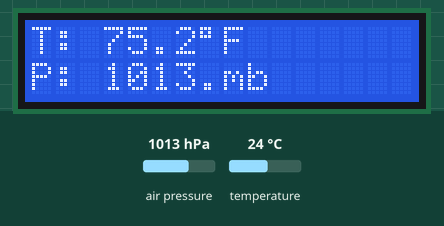
Bench run of a sketch on a simulated Arduino Uno, built with avr-gcc and run on an emulated ATmega328P. Shown: 16×2 character LCD. The inputs (shaded band) are chosen by the test bench; at power-on: air pressure 1013 hPa, temperature 24 °C.

Above: at 1.2 s.
1.3 s: air pressure set to 952 hPa
At 2.3 s:
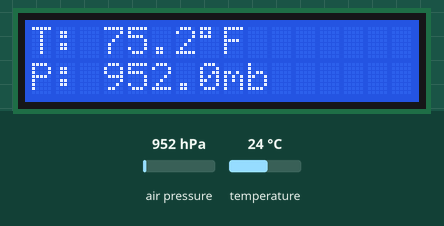
2.8 s: temperature set to 12 °C
At 4.0 s:
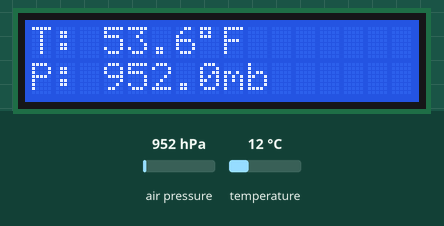
4.3 s: air pressure set to 975 hPa
At 5.2 s:
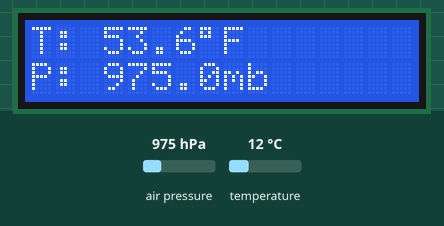
5.8 s: temperature set to 19 °C
At 6.3 s:
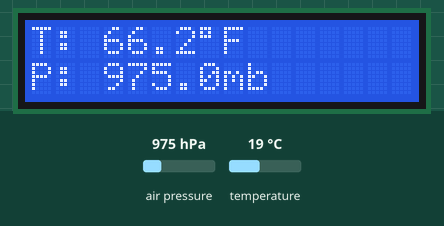
Timing chart, 0 to 8.3 s (numbered marks = the images above; inputs shaded):
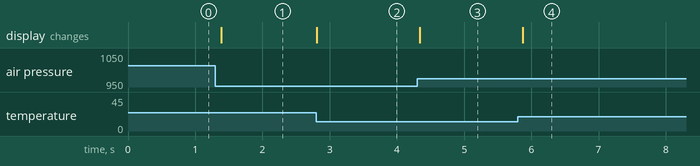

Measured:
- after the input at 1.3 s, the display: changes after 0.09 s (image 1)
- after the input at 2.8 s, the display: changes at once (image 2)
- after the input at 4.3 s, the display: changes at once (image 3)
- after the input at 5.8 s, the display: changes after 0.07 s (image 4)

The sketch:

bmp180_16x2.ino
```cpp
// (licence header left out)
#include <Wire.h>
#include <Adafruit_BMP085.h>
#include <LiquidCrystal.h>

const int rs = 12, en = 11, d4 = 5, d5 = 4, d6 = 3, d7 = 2;
LiquidCrystal lcd(rs, en, d4, d5, d6, d7);
Adafruit_BMP085 bmp;

void setup() {
  lcd.begin(16, 2);

  if (!bmp.begin()) { // Initialize the BMP180, if it fails enter endless loop after printing error to LCD
    lcd.print("Error Starting");
    while (1) {}
  }
}

void loop() {
  // Temperature
  lcd.setCursor(0, 0);
  lcd.print("T: ");
  lcd.print((bmp.readTemperature() * 9/5) + 32);
  lcd.setCursor(7, 0); // A cheap way to 'round' the temperature to 1 decimal place (overwrites the last digit)
  lcd.print((char)223);
  lcd.print("F");

  lcd.setCursor(0, 1);
  lcd.print("P: ");
  lcd.print((float)bmp.readPressure()/100);
  lcd.setCursor(8, 1); // Another cheap rounding, but for the pressure.
  lcd.print("mb");
  delay(100); // Makes the display more readable
}
```
